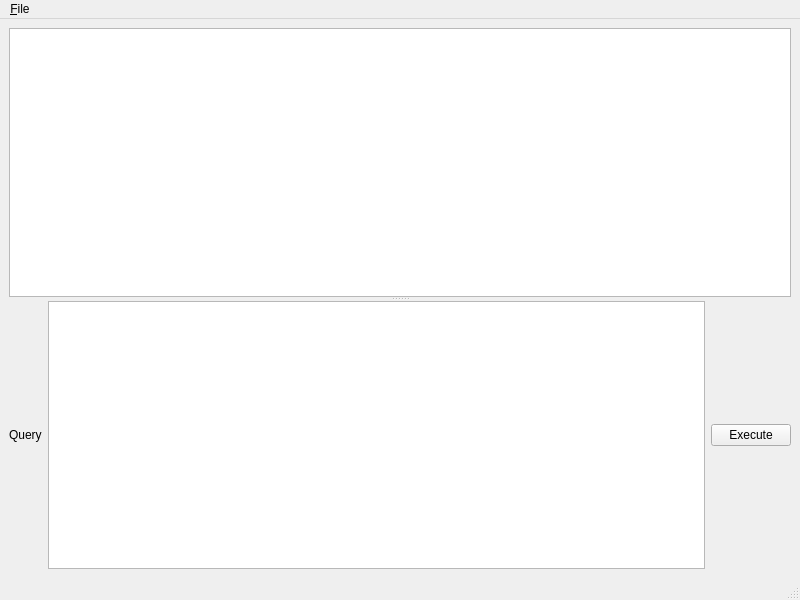
<?xml version="1.0" encoding="UTF-8"?>
<ui version="4.0">
 <class>MainWindow</class>
 <widget class="QMainWindow" name="MainWindow">
  <property name="geometry">
   <rect>
    <x>0</x>
    <y>0</y>
    <width>800</width>
    <height>600</height>
   </rect>
  </property>
  <property name="windowTitle">
   <string>MainWindow</string>
  </property>
  <widget class="QWidget" name="centralwidget">
   <property name="autoFillBackground">
    <bool>true</bool>
   </property>
   <layout class="QVBoxLayout" name="verticalLayout">
    <item>
     <widget class="QSplitter" name="splitter">
      <property name="orientation">
       <enum>Qt::Vertical</enum>
      </property>
      <widget class="QTableView" name="tableView"/>
      <widget class="QWidget" name="widget" native="true">
       <layout class="QHBoxLayout" name="horizontalLayout">
        <item>
         <widget class="QLabel" name="label">
          <property name="text">
           <string>Query</string>
          </property>
         </widget>
        </item>
        <item>
         <widget class="QTextEdit" name="textEdit">
          <property name="font">
           <font>
            <family>Consolas</family>
            <pointsize>12</pointsize>
           </font>
          </property>
         </widget>
        </item>
        <item>
         <widget class="QPushButton" name="executeButton">
          <property name="text">
           <string>Execute</string>
          </property>
         </widget>
        </item>
       </layout>
      </widget>
     </widget>
    </item>
   </layout>
  </widget>
  <widget class="QMenuBar" name="menubar">
   <property name="geometry">
    <rect>
     <x>0</x>
     <y>0</y>
     <width>800</width>
     <height>22</height>
    </rect>
   </property>
   <widget class="QMenu" name="menuFile">
    <property name="title">
     <string>&amp;File</string>
    </property>
    <addaction name="actionExit"/>
   </widget>
   <addaction name="menuFile"/>
  </widget>
  <widget class="QStatusBar" name="statusbar"/>
  <action name="actionExit">
   <property name="text">
    <string>E&amp;xit</string>
   </property>
  </action>
 </widget>
 <resources/>
 <connections/>
</ui>
